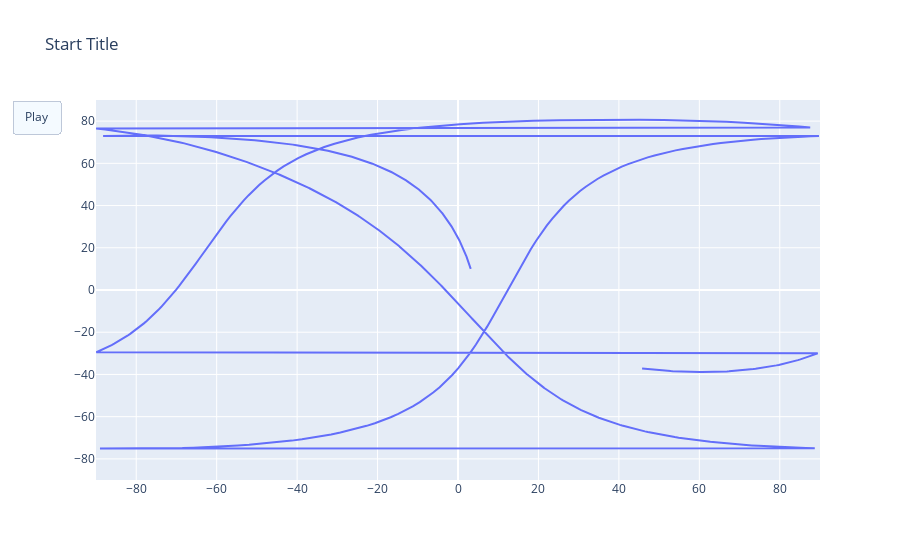

Notebook code cell kept with this figure:
### Code cell
import plotly.graph_objects as go

local_frames = [go.Frame(data=go.Scatter(x=[p], y=[l], text=str(txt)))  for p, l, c, txt in zip(phis, lams, coor_e1, time_points) if c > 0]

fig = go.Figure(
    data=[go.Scatter(x=phis, y=lams, text=time_points)],
    layout=go.Layout(
        xaxis=dict(range=[-90, 90], autorange=False),
        yaxis=dict(range=[-90, 90], autorange=False),
        title="Start Title",
        transition= {'duration':1 },
        updatemenus=[dict(
            type="buttons",
            buttons=[dict(label="Play",
                          method="animate",
                          args=[None, {"frame": {"duration": 100},}])])]
    ),
    frames=local_frames
)

fig.show()

### Figure 1 — Plotly figure (JSON) as saved in the notebook; plotly's stock layout.template omitted (floating-point values rounded to 4 significant figures; data arrays with more than 128 entries replaced by an {"elided": "..."} marker saying what was removed)
{"data": [{"text": {"elided": "1000 str values"}, "type": "scatter", "x": {"elided": "1000 float values"}, "y": {"elided": "1000 float values"}}], "layout": {"title": {"text": "Start Title"}, "transition": {"duration": 1}, "updatemenus": [{"buttons": [{"args": [null, {"frame": {"duration": 100}}], "label": "Play", "method": "animate"}], "type": "buttons"}], "xaxis": {"autorange": false, "range": [-90, 90]}, "yaxis": {"autorange": false, "range": [-90, 90]}}}
